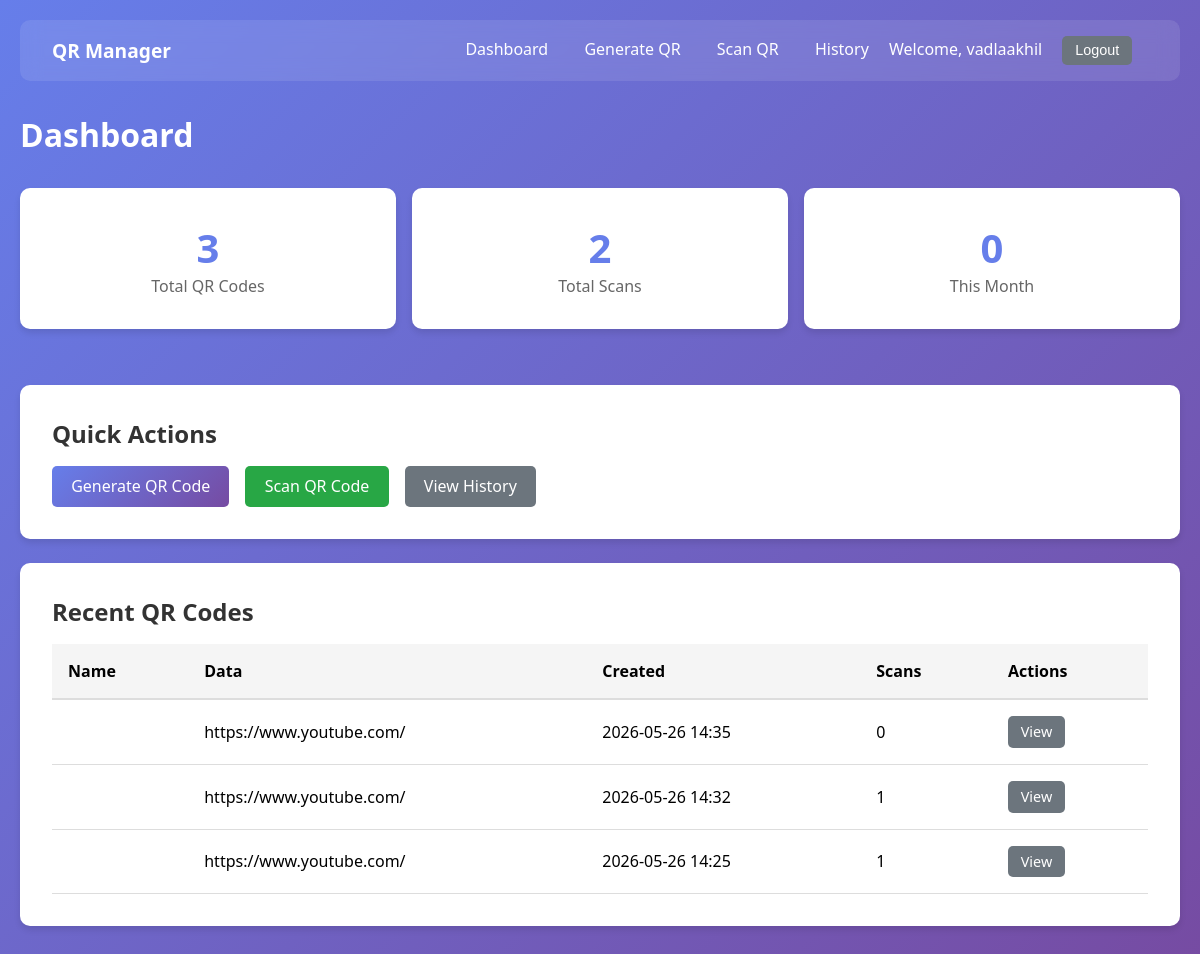
The app's page /dashboard (signed in) with its own data.
### models.py (models this page shows, shortened)
class User(UserMixin, db.Model):
    __tablename__ = 'users'
    id = db.Column(db.Integer, primary_key=True)
    username = db.Column(db.String(80), unique=True, nullable=False, index=True)
    email = db.Column(db.String(120), unique=True, nullable=False, index=True)
    password_hash = db.Column(db.String(256), nullable=False)
    created_at = db.Column(db.DateTime, default=datetime.now)
    last_login = db.Column(db.DateTime)
    is_active = db.Column(db.Boolean, default=True)
    qr_codes = db.relationship(
        'QRCode',
        backref='owner',
        lazy='dynamic',
        cascade='all, delete-orphan'
    )
    def get_stats(self):
        from sqlalchemy import func
        from datetime import timezone
        now = datetime.now(timezone.utc)
        today = now.replace(hour=0, minute=0, second=0, microsecond=0)
        month_start = today.replace(day=1)
        total_qr_codes = self.qr_codes.count()
        total_scans = db.session.query(func.sum(QRCode.scan_count)).filter(
            QRCode.user_id == self.id
        ).scalar() or 0
        this_month_codes = self.qr_codes.filter(
            QRCode.created_at >= month_start
        ).count()
        active = self.qr_codes.filter_by(is_active=True).filter(
            (QRCode.expiry_date == None) | (QRCode.expiry_date > now)
        ).count()
        expired = self.qr_codes.filter(
            QRCode.expiry_date != None,
            QRCode.expiry_date <= now
        ).count()
        inactive = self.qr_codes.filter_by(is_active=False).count()
        return {
            'total_qr_codes': total_qr_codes,
            'total_scans': total_scans,
            'this_month_codes': this_month_codes,
            'active': active,
            'expired': expired,
            'inactive': inactive
        }

class QRCode(db.Model):
    __tablename__ = 'qr_codes'
    id = db.Column(db.Integer, primary_key=True)
    uid = db.Column(
        db.String(36),
        unique=True,
        nullable=False,
        index=True,
        default=lambda: str(uuid.uuid4())
    )
    user_id = db.Column(db.Integer, db.ForeignKey('users.id'), nullable=False, index=True)
    data_type = db.Column(db.String(20), nullable=False)
    original_data = db.Column(db.Text, nullable=False)
    encrypted_data = db.Column(db.Text, nullable=True)
    foreground_color = db.Column(db.String(7), default='#000000')
    background_color = db.Column(db.String(7), default='#FFFFFF')
    has_logo = db.Column(db.Boolean, default=False)
    logo_path = db.Column(db.String(256), nullable=True)
    filename = db.Column(db.String(256), nullable=False)
    file_path = db.Column(db.String(512), nullable=False)
    is_active = db.Column(db.Boolean, default=True, index=True)
    expiry_date = db.Column(db.DateTime, nullable=True, index=True)
    created_at = db.Column(db.DateTime, default=datetime.now)
    updated_at = db.Column(db.DateTime, default=datetime.now, onupdate=datetime.now)
    scan_count = db.Column(db.Integer, default=0)
    last_scanned = db.Column(db.DateTime, nullable=True)

### app.py (the view)
@app.route('/dashboard')
@login_required
def dashboard():
    stats = current_user.get_stats()
    recent_qr_codes = current_user.qr_codes.order_by(QRCode.created_at.desc()).limit(5).all()
    return render_template('dashboard.html', stats=stats, recent_qr_codes=recent_qr_codes)

### app.py (called while the page is built)
@login_manager.user_loader
def load_user(user_id):
    return User.query.get(int(user_id))

### templates/dashboard.html (shortened to what this page needs)
{% extends "base.html" %}
{% block content %}
<h1 style="color: white; margin-bottom: 2rem;">Dashboard</h1>
<div style="display: grid; grid-template-columns: repeat(auto-fit, minmax(200px, 1fr)); gap: 1rem; margin-bottom: 2rem;">
    <div class="card" style="text-align: center;">
        <h3 style="color: #667eea; font-size: 2.5rem;">{{ stats.total_qr_codes }}</h3>
        <p style="color: #666;">Total QR Codes</p>
    </div>
    <div class="card" style="text-align: center;">
        <h3 style="color: #667eea; font-size: 2.5rem;">{{ stats.total_scans }}</h3>
        <p style="color: #666;">Total Scans</p>
    </div>
    <div class="card" style="text-align: center;">
        <h3 style="color: #667eea; font-size: 2.5rem;">{{ stats.this_month_codes }}</h3>
        <p style="color: #666;">This Month</p>
    </div>
</div>
<div class="card">
    <h2 style="margin-bottom: 1rem; color: #333;">Quick Actions</h2>
    <div style="display: flex; gap: 1rem; flex-wrap: wrap;">
        <a href="{{ url_for('generate') }}" class="btn btn-primary">Generate QR Code</a>
        <a href="{{ url_for('scan') }}" class="btn btn-success">Scan QR Code</a>
        <a href="{{ url_for('history') }}" class="btn btn-secondary">View History</a>
    </div>
</div>
{% if recent_qr_codes %}
<div class="card">
    <h2 style="margin-bottom: 1rem; color: #333;">Recent QR Codes</h2>
    <div style="overflow-x: auto;">
        <table style="width: 100%; border-collapse: collapse;">
            <thead>
                <tr style="background: #f5f5f5; border-bottom: 2px solid #ddd;">
                    <th style="padding: 1rem; text-align: left;">Name</th>
                    <th style="padding: 1rem; text-align: left;">Data</th>
                    <th style="padding: 1rem; text-align: left;">Created</th>
                    <th style="padding: 1rem; text-align: left;">Scans</th>
                    <th style="padding: 1rem; text-align: left;">Actions</th>
                </tr>
            </thead>
            <tbody>
                {% for qr in recent_qr_codes %}
                <tr style="border-bottom: 1px solid #ddd;">
                    <td style="padding: 1rem;">{{ qr.name }}</td>
                    <td style="padding: 1rem;">{{ qr.original_data[:50] }}{% if qr.original_data|length > 50 %}...{% endif %}</td>
                    <td style="padding: 1rem;">{{ qr.created_at.strftime('%Y-%m-%d %H:%M') }}</td>
                    <td style="padding: 1rem;">{{ qr.scan_count }}</td>
                    <td style="padding: 1rem;">
                        <a href="{{ url_for('preview', qr_id=qr.id) }}" class="btn btn-secondary" style="padding: 0.4rem 0.8rem; font-size: 0.9rem;">View</a>
                    </td>
                </tr>
                {% endfor %}
            </tbody>
        </table>
    </div>
</div>
{% endif %}
{% endblock %}

### templates/base.html (shortened to what this page needs)
<!DOCTYPE html>
<html lang="en">
<head>
</head>
<body>
    {% if current_user.is_authenticated %}
    <nav>
        <div>
            <strong style="color: white; font-size: 1.2rem;">QR Manager</strong>
        </div>
        <div>
            <a href="{{ url_for('dashboard') }}">Dashboard</a>
            <a href="{{ url_for('generate') }}">Generate QR</a>
            <a href="{{ url_for('scan') }}">Scan QR</a>
            <a href="{{ url_for('history') }}">History</a>
            <span style="color: white;">Welcome, {{ current_user.username }}</span>
            <form action="{{ url_for('logout') }}" method="POST" style="display: inline;">
                <button type="submit" class="btn btn-secondary" style="padding: 0.4rem 0.8rem; font-size: 0.9rem;">Logout</button>
            </form>
        </div>
    </nav>
    {% endif %}
    <div class="container">
        {% block content %}{% endblock %}
    </div>
</body>
</html>

### records on screen
User: username "vadlaakhil"
QRCode: original_data "https://www.youtube.com/", created_at "2026-05-26 14:35", scan_count "0"
QRCode: original_data "https://www.youtube.com/", created_at "2026-05-26 14:32", scan_count "1"
QRCode: original_data "https://www.youtube.com/", created_at "2026-05-26 14:25", scan_count "1"

### other values on screen
{{ stats.total_qr_codes }} "3"
{{ stats.total_scans }} "2"
{{ stats.this_month_codes }} "0"
